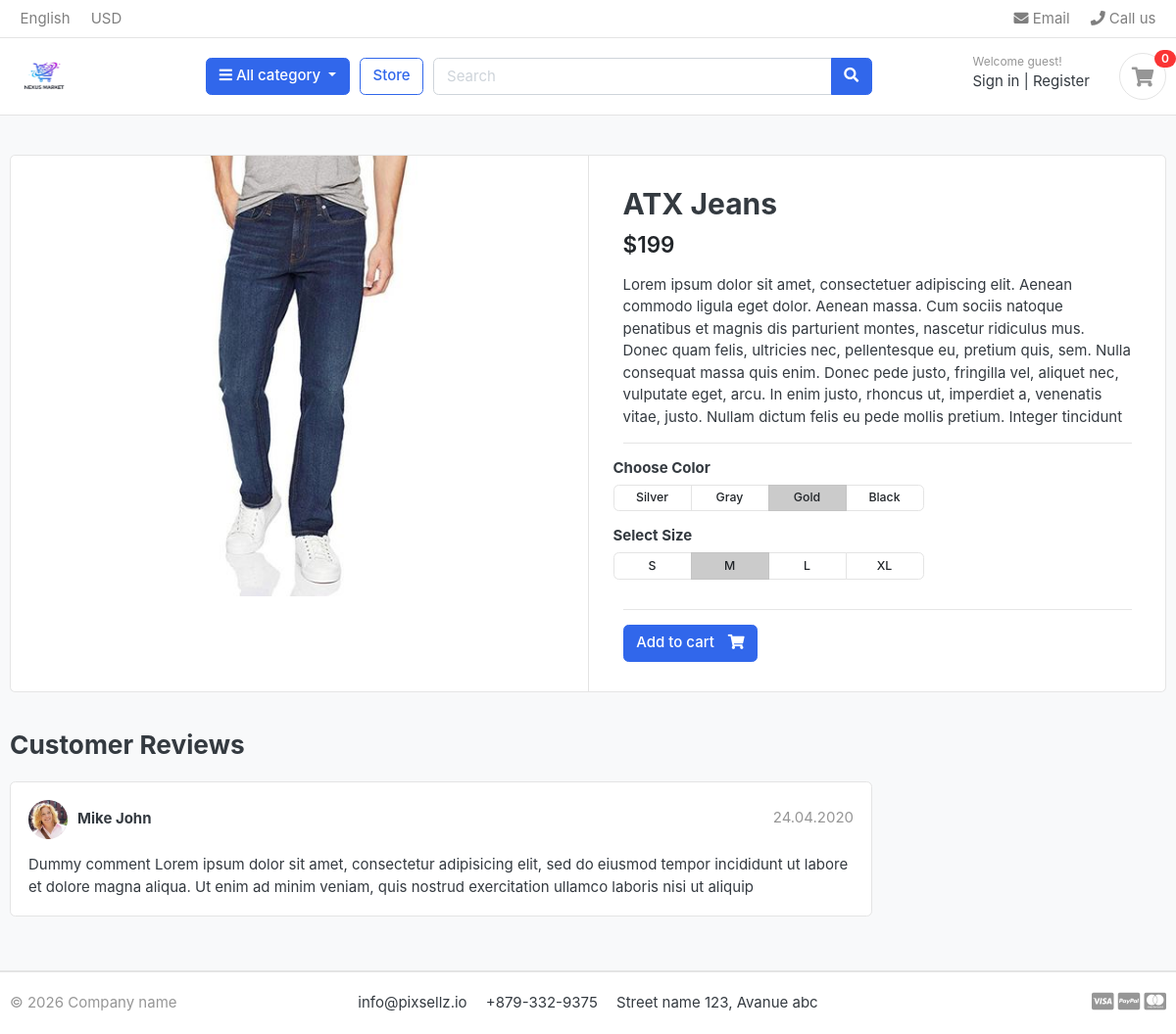
Page /store/jeans/atx-jeans/ on the committed database.
### store/models.py (models this page shows, shortened)
class Product(models.Model):
    product_name = models.CharField(max_length=200 , unique=True)
    slug =         models.SlugField(max_length=200 , unique=True)
    description =  models.TextField(max_length=500 , blank=True)
    price =         models.IntegerField()
    images =        models.ImageField(upload_to='photos/products' )
    stock =         models.IntegerField()
    is_available =  models.BooleanField(default=True)
    category =      models.ForeignKey(Category , on_delete=models.CASCADE)
    created_date =  models.DateTimeField(auto_now_add=True)
    modified_date = models.DateTimeField(auto_now=True)

### store/views.py (the view)
# urls.py: path('<slug:category_slug>/<slug:product_slug>/' , views.product_detail , name='product_detail'),
def product_detail(request , category_slug , product_slug):
    try:
        single_product = Product.objects.get(category__slug = category_slug , slug=product_slug)
    except Exception as e:
        raise e
    context = {
        'single_product' : single_product ,
    }
    return render(request , 'store/product_detail.html' , context)

### category/context_processors.py (called while the page is built)
def menu_links(request):
    links = Category.objects.all()
    return dict(links = links)

### category/models.py (called while the page is built)
    def get_url(self):
        return reverse('product_by_category' , args=[self.slug])

### templates/store/product_detail.html
{% extends "base.html" %}
{% load static %}
{% block content %}
<section class="section-content padding-y bg">
<div class="container">
<div class="card">
	<div class="row no-gutters">
		<aside class="col-md-6">
<article class="gallery-wrap">
	<div class="img-big-wrap">
	   <a href="#"><img src="{{ single_product.images.url}}"></a>
	</div>
</article>
		</aside>
		<main class="col-md-6 border-left">
<article class="content-body">
<h2 class="title">{{single_product.product_name }}</h2>
<div class="mb-3">
	<var class="price h4">${{ single_product.price }}</var>
</div>
<p> {{ single_product.description }} </p>
<hr>
	<div class="row">
		<div class="item-option-select">
			<h6>Choose Color</h6>
			<div class="btn-group btn-group-sm btn-group-toggle" data-toggle="buttons">
			  <label class="btn btn-light">
			    <input type="radio" name="radio_color"> Silver
			  </label>
			  <label class="btn btn-light">
			    <input type="radio" name="radio_color" > Gray
			  </label>
			  <label class="btn btn-light active">
			    <input type="radio" name="radio_color checked"> Gold
			  </label>
			  <label class="btn btn-light">
			    <input type="radio" name="radio_color"> Black
			  </label>
			</div>
		</div>
	</div>
	<div class="row">
		<div class="item-option-select">
			<h6>Select Size</h6>
			<div class="btn-group btn-group-sm btn-group-toggle" data-toggle="buttons">
			  <label class="btn btn-light">
			    <input type="radio" name="radio_color"> S
			  </label>
			  <label class="btn btn-light active">
			    <input type="radio" name="radio_color" checked> M
			  </label>
			  <label class="btn btn-light">
			    <input type="radio" name="radio_color"> L
			  </label>
			  <label class="btn btn-light">
			    <input type="radio" name="radio_color"> XL
			  </label>
			</div>
		</div>
	</div>
	<hr>
	{% if single_product.stock <= 0 %}
		<h5> Out of Stock </h5>
	{% else %}
		<a href="./product-detail.html" class="btn  btn-primary"> <span class="text">Add to cart</span> <i class="fas fa-shopping-cart"></i>  </a>
	{% endif %}
</article>
		</main>
	</div>
</div>
<br>
<div class="row">
			<div class="col-md-9">
	<header class="section-heading">
		<h3>Customer Reviews </h3>
	</header>
	<article class="box mb-3">
		<div class="icontext w-100">
			<img src="{% static "./images/avatars/avatar1.jpg" %}" class="img-xs icon rounded-circle">
			<div class="text">
				<span class="date text-muted float-md-right">24.04.2020 </span>
				<h6 class="mb-1">Mike John </h6>
			</div>
		</div>
		<div class="mt-3">
			<p>
				Dummy comment Lorem ipsum dolor sit amet, consectetur adipisicing elit, sed do eiusmod
				tempor incididunt ut labore et dolore magna aliqua. Ut enim ad minim veniam,
				quis nostrud exercitation ullamco laboris nisi ut aliquip
			</p>
		</div>
	</article>
	</div>
</div>
</div>
</section>
{% endblock content %}

### static/css/ui.css (style rules this page uses)
html { font-family: "Inter", sans-serif; font-size: 15px; }
.content-body { flex: 1 1 auto; padding: 2rem 2.3rem; }
.img-xs, .img-sm, .img-md, .img-lg { -o-object-fit: cover; object-fit: cover; flex-shrink: 0; flex-grow: 0; }
.img-xs { width: 40px; height: 40px; }
.padding-y { padding-top: 40px; padding-bottom: 40px; }
var { font-style: normal; }
article:after, .form-group:after { display: block; clear: both; content: ""; }
.bg { background-color: #f8f9fa; }
.section-heading { margin-bottom: 20px; margin-top: 15px; }
p:last-child { margin-bottom: 0; }
.btn-light { background-color: #fff; border-color: #e4e4e4; }
.btn .text + i { margin-left: 10px; }
.icontext { display: inline-flex; align-items: center; vertical-align: middle; }
.icontext .text { width: 100%; line-height: 1.2; }
.icontext .icon { position: relative; margin-right: 10px; flex-shrink: 0; flex-grow: 0; }
.price { font-weight: 600; color: #212529; }
.box { padding: 18px; background: #fff; border-radius: 0.37rem; border: 1px solid #e4e4e4; }
.box img { max-width: 100%; }
.gallery-wrap .img-big-wrap { margin-bottom: 10px; border-radius: 0.37rem; overflow: hidden; background-color: #fff; }
.gallery-wrap .img-big-wrap a { text-align: center; display: block; }
.gallery-wrap .img-big-wrap img { height: 450px; width: auto; display: inline-block; }
.item-option-select { margin-bottom: 1rem; display: inline-block; margin-right: 15px; }
.item-option-select .btn { min-width: 80px; }

### rows in the picture
Product: images (picture), product_name "ATX Jeans", price "199", description "Lorem ipsum dolor sit amet, consectetuer adipiscing elit. Aenean commodo ligula eget dolor. Aenean massa. Cum sociis natoque penatibus et magnis dis parturient montes, nascetur ridiculus mus. Donec quam felis, ultricies nec, pellentesque eu, pretium quis, sem. Nulla consequat massa quis enim. Donec pede justo, fringilla vel, aliquet nec, vulputate eget, arcu. In enim justo, rhoncus ut, imperdiet a, venenatis vitae, justo. Nullam dictum felis eu pede mollis pretium. Integer tincidunt"
